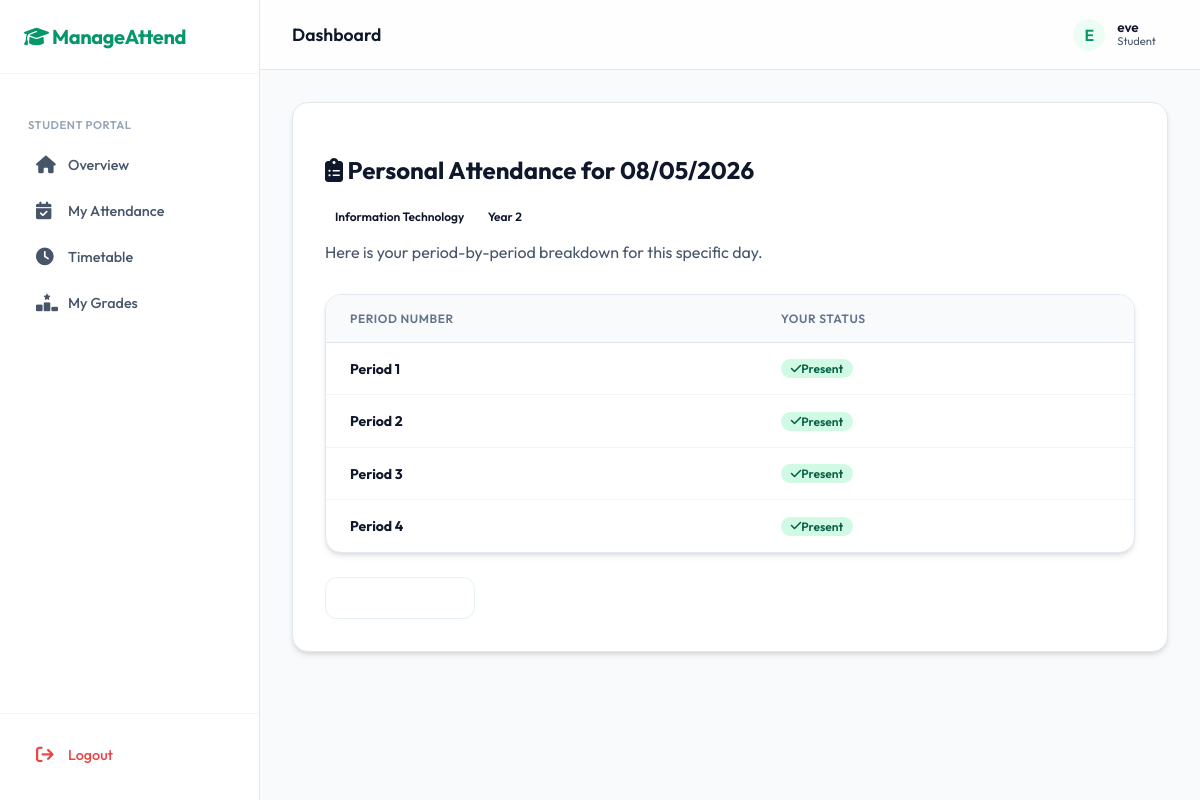
/attendance/view?date=2026-05-08 (signed in), run on the app's committed database.
### models.py (models this page shows, shortened)
class User(db.Model, UserMixin):
    __tablename__ = 'users'
    id = db.Column(db.Integer, primary_key=True)
    username = db.Column(db.String(80), unique=True, nullable=False)
    password_hash = db.Column(db.String(256), nullable=False)
    role = db.Column(db.String(20), nullable=False) # 'principal', 'hod', 'staff', 'student'
    department = db.Column(db.String(80), nullable=True)
    year = db.Column(db.Integer, nullable=True)
    name = db.Column(db.String(120), nullable=True)
    phone = db.Column(db.String(20), nullable=True)
    email = db.Column(db.String(120), nullable=True)
    gender = db.Column(db.String(20), nullable=True)
    student_id = db.Column(db.Integer, db.ForeignKey('students.id'), nullable=True)
    student = db.relationship('Student', backref='user_account', uselist=False, cascade='all, delete')

class Attendance(db.Model):
    __tablename__ = 'attendance'
    id = db.Column(db.Integer, primary_key=True)
    student_id = db.Column(db.Integer, db.ForeignKey('students.id'), nullable=False)
    date = db.Column(db.Date, nullable=False)
    period = db.Column(db.Integer, nullable=False) # 1 through 8
    status = db.Column(db.Boolean, nullable=False) # True = Present, False = Absent
    department = db.Column(db.String(80), nullable=False)
    year = db.Column(db.Integer, nullable=False)

### app.py (the view)
@app.route('/attendance/view')
@login_required
def student_attendance_view():
    if current_user.role != 'student':
        return redirect(url_for('index'))
    date_str = request.args.get('date')
    if not date_str:
        return redirect(url_for('student_attendance_list'))
    try:
        view_date = datetime.strptime(date_str, '%Y-%m-%d').date()
    except ValueError:
        return redirect(url_for('student_attendance_list'))
    attendances_record = Attendance.query.filter_by(
        student_id=current_user.student_id,
        date=view_date
    ).order_by(Attendance.period).all()
    return render_template('attendance_view.html', attendances=attendances_record, date=view_date)

### app.py (called while the page is built)
@login_manager.user_loader
def load_user(user_id):
    return User.query.get(int(user_id))

### templates/attendance_view.html
{% extends 'base.html' %}
{% block content %}
<div class="glass-panel">
    <div class="flex-between">
        <h2><i class="fa-solid fa-clipboard-list"></i> Personal Attendance for {{ date.strftime('%d/%m/%Y') }}</h2>
        <div>
            <span class="badge" style="background: rgba(255,255,255,0.1);">{{ current_user.department }}</span>
            <span class="badge" style="background: rgba(255,255,255,0.1);">Year {{ current_user.year }}</span>
        </div>
    </div>
    <p style="color: var(--text-secondary); margin-bottom: 2rem;">Here is your period-by-period breakdown for this specific day.</p>
    <div class="table-container">
        <table>
            <thead>
                <tr>
                    <th>Period Number</th>
                    <th>Your Status</th>
                </tr>
            </thead>
            <tbody>
                {% for att in attendances %}
                    <tr>
                        <td><strong>Period {{ att.period }}</strong></td>
                        <td>
                            {% if att.status %}
                                <span class="badge badge-present"><i class="fa-solid fa-check"></i> Present</span>
                            {% else %}
                                <span class="badge badge-absent"><i class="fa-solid fa-xmark"></i> Absent</span>
                            {% endif %}
                        </td>
                    </tr>
                {% else %}
                    <tr>
                        <td colspan="2" style="text-align: center; color: var(--text-secondary);">No periods have been marked for you yet today.</td>
                    </tr>
                {% endfor %}
            </tbody>
        </table>
    </div>
    <div style="margin-top: 1.5rem;">
        <a href="{{ url_for('student_attendance_list') }}" class="btn btn-primary" style="background-color: var(--glass-bg); border: 1px solid var(--glass-border); box-shadow: none;">
            <i class="fa-solid fa-arrow-left"></i> Back to Dates
        </a>
    </div>
</div>
{% endblock %}

### templates/base.html (shortened to what this page needs)
<!DOCTYPE html>
<html lang="en">
<head>
    <link rel="stylesheet" href="{{ url_for('static', filename='css/style.css') }}">
    <link rel="stylesheet" href="https://cdnjs.cloudflare.com/ajax/libs/font-awesome/6.4.0/css/all.min.css">
</head>
<body>
<div class="app-container">
    {% if current_user.is_authenticated %}
    <aside class="sidebar" id="sidebar">
        <div class="sidebar-header">
            <a href="{{ url_for('index') }}" class="sidebar-brand">
                <i class="fa-solid fa-graduation-cap"></i> ManageAttend
            </a>
        </div>
        <nav class="sidebar-nav">
            {% if current_user.role == 'principal' %}
                <div class="nav-group-label">Administrative</div>
                <a href="{{ url_for('manage_hod') }}" class="nav-item"><i class="fa-solid fa-users-gear"></i> Manage HOD</a>
                <a href="{{ url_for('manage_staff') }}" class="nav-item"><i class="fa-solid fa-user-tie"></i> Staff</a>
                <a href="{{ url_for('manage_students') }}" class="nav-item"><i class="fa-solid fa-graduation-cap"></i> Students</a>
                <div class="nav-group-label">Academic</div>
                <a href="{{ url_for('analytics') }}" class="nav-item"><i class="fa-solid fa-chart-pie"></i> Analytics</a>
                <a href="{{ url_for('admin_dashboard') }}" class="nav-item"><i class="fa-solid fa-clipboard-user"></i> Attendance</a>
                <a href="{{ url_for('manage_marks') }}" class="nav-item"><i class="fa-solid fa-ranking-star"></i> Marks</a>
                <a href="{{ url_for('timetable_admin') }}" class="nav-item"><i class="fa-solid fa-calendar-days"></i> Timetable</a>
            {% else %}
                <div class="nav-group-label">Student Portal</div>
                <a href="{{ url_for('student_home') }}" class="nav-item"><i class="fa-solid fa-house"></i> Overview</a>
                <a href="{{ url_for('student_attendance_list') }}" class="nav-item"><i class="fa-solid fa-calendar-check"></i> My Attendance</a>
                <a href="{{ url_for('student_timetable') }}" class="nav-item"><i class="fa-solid fa-clock"></i> Timetable</a>
                <a href="{{ url_for('student_marks') }}" class="nav-item"><i class="fa-solid fa-ranking-star"></i> My Grades</a>
            {% endif %}
        </nav>
        <div class="sidebar-footer">
            <a href="{{ url_for('logout') }}" class="nav-item" style="color: var(--danger);">
                <i class="fa-solid fa-arrow-right-from-bracket"></i> Logout
            </a>
        </div>
    </aside>
    {% endif %}
    <main class="main-content {% if not current_user.is_authenticated %}full-width{% endif %}">
        {% if current_user.is_authenticated %}
        <header class="top-header">
            <div style="display: flex; align-items: center; gap: 1rem;">
                <div class="page-title">
                    {% block page_title %}Dashboard{% endblock %}
                </div>
            </div>
            <div class="header-actions">
                <div class="user-profile-summary" onclick="{% if current_user.role in ['principal', 'hod', 'staff'] %}openProfileModal(){% endif %}">
                    <div class="user-avatar">
                        {{ current_user.username[0].upper() }}
                    </div>
                    <div class="user-info">
                        <div class="user-name">{{ current_user.username }}</div>
                        <div class="user-role">{{ current_user.role.replace('_', ' ') }}</div>
                    </div>
                </div>
            </div>
        </header>
        {% endif %}
        <div class="container">
            {% block content %}{% endblock %}
        </div>
    </main>
</div>
</body>
</html>

### data on the page
User: username "E", username "eve", role.replace "Student", department "Information Technology", year "2"
Attendance: period "1", status True (drawn)
Attendance: period "2", status True (drawn)
Attendance: period "3", status True (drawn)
Attendance: period "4", status True (drawn)

### other printed values
{{ date.strftime('%d/%m/%Y') }} "08/05/2026"
